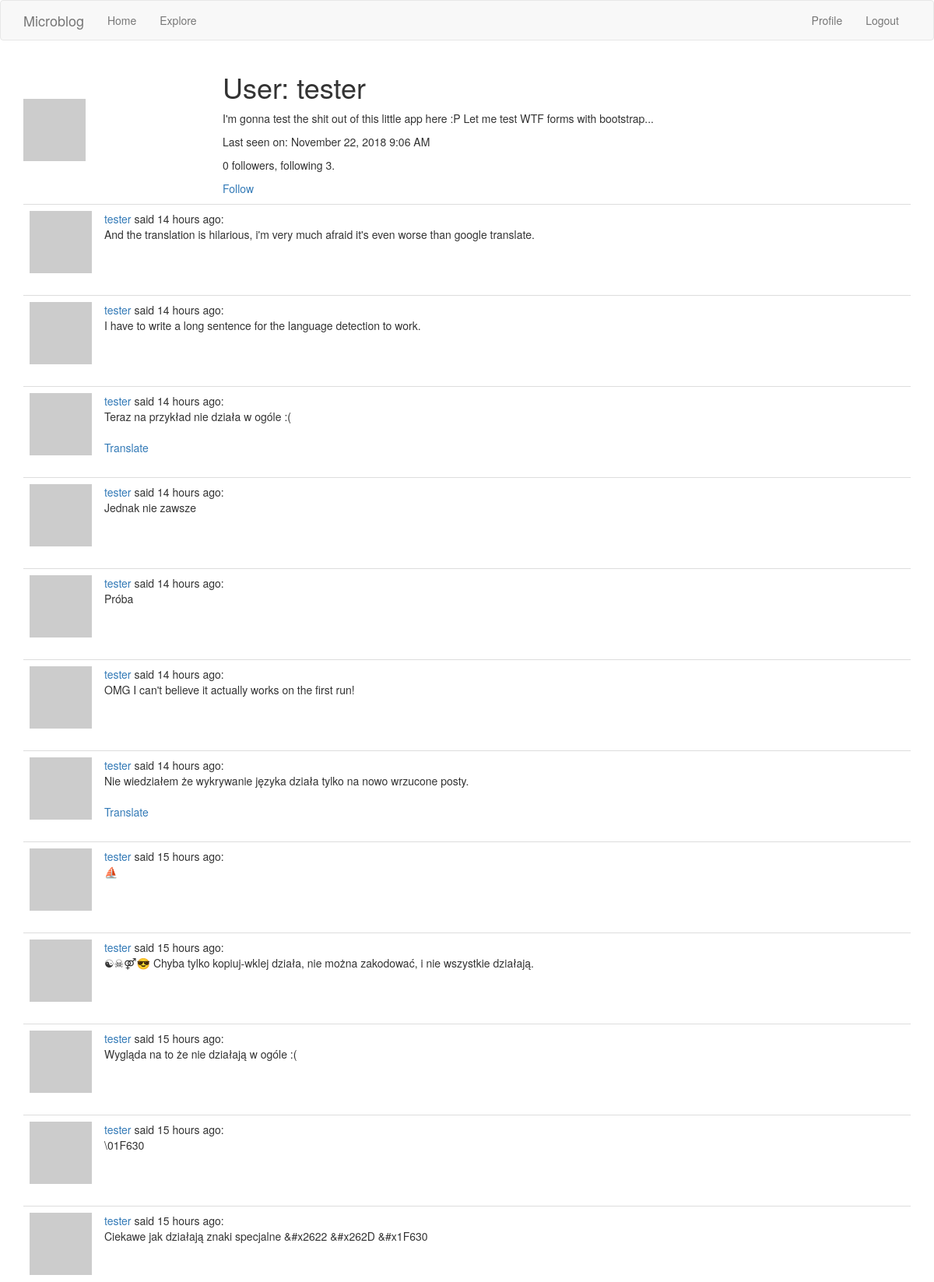
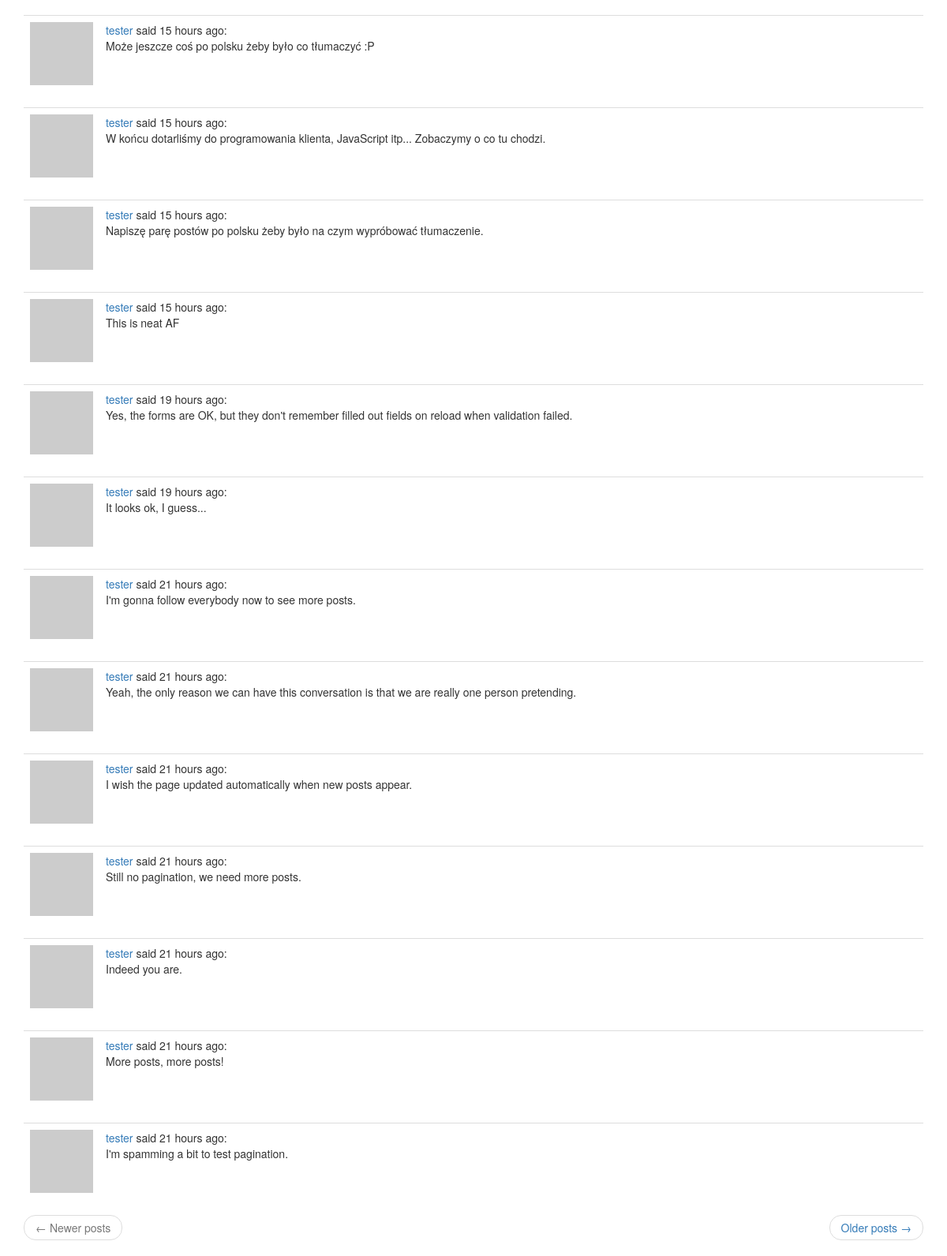
/user/tester (signed in), run on an earlier commit of the app's database (2 pictures, top to bottom).
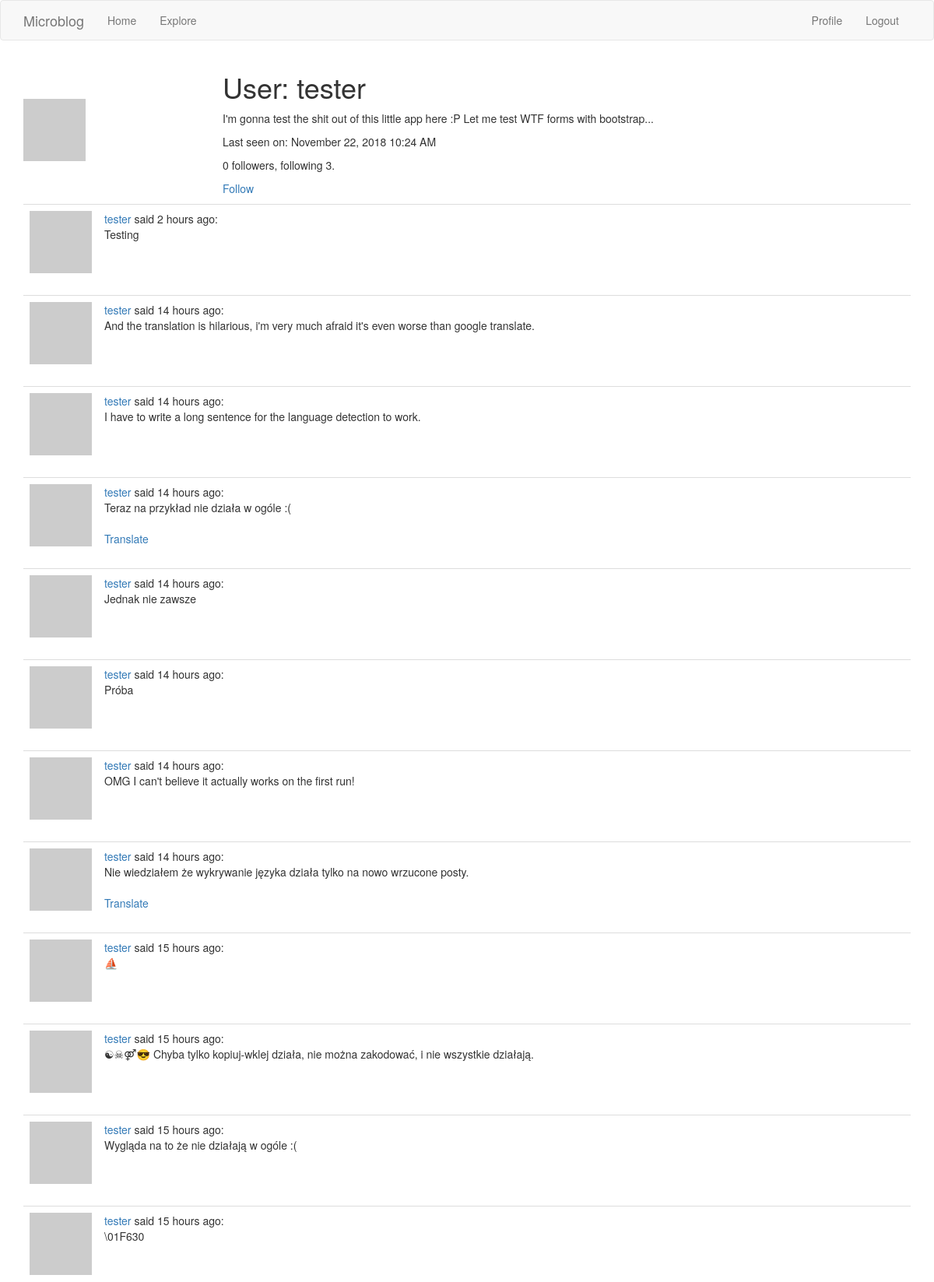
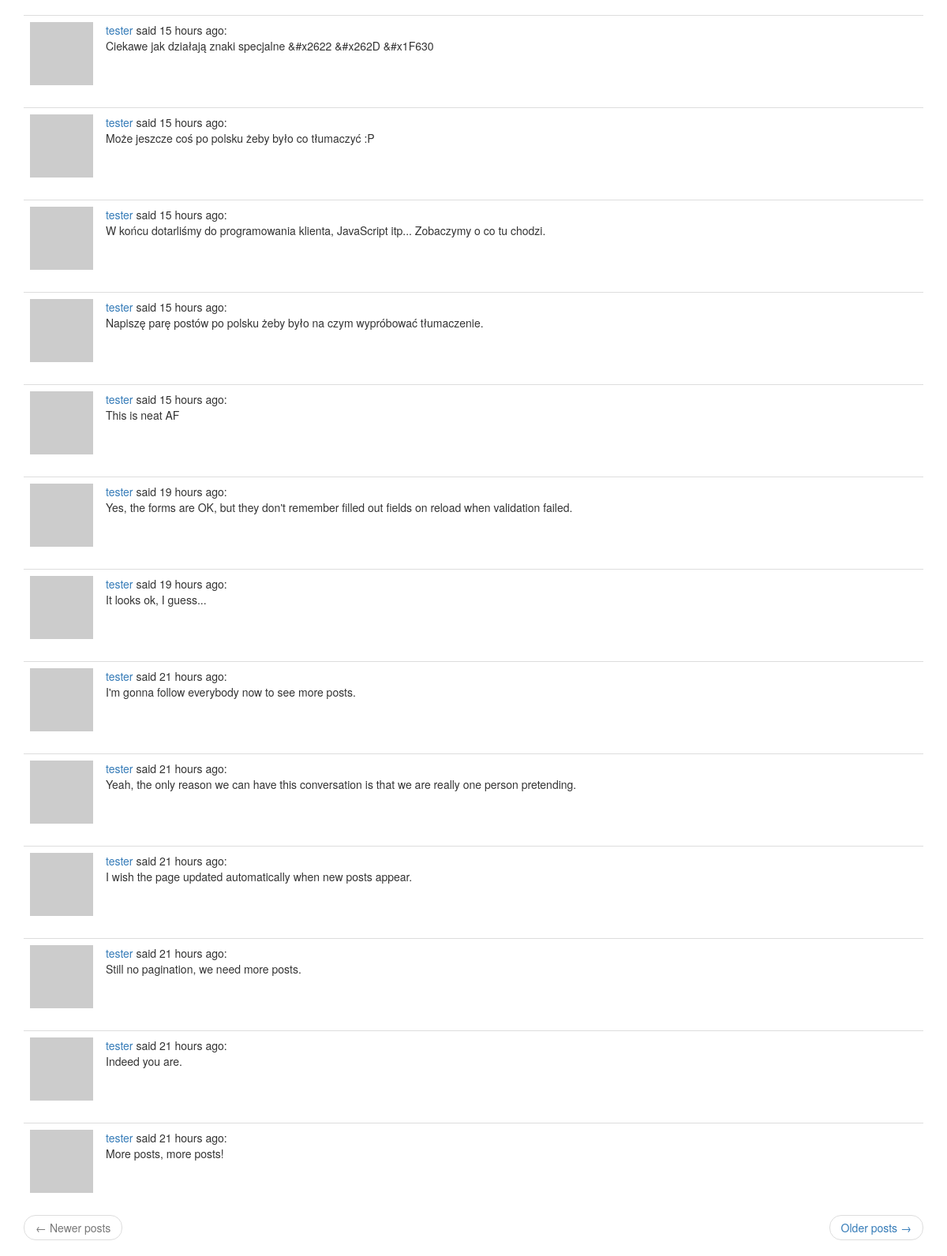
And on a later commit of the database (2 pictures, top to bottom).
### app/models.py (models this page shows, shortened)
class User(UserMixin, db.Model):
    id = db.Column(db.Integer, primary_key=True)
    username = db.Column(db.String(64), index=True, unique=True)
    email = db.Column(db.String(120), index=True, unique=True)
    password_hash = db.Column(db.String(128))
    about_me = db.Column(db.String(140))
    last_seen = db.Column(db.DateTime, default=datetime.utcnow)
    posts = db.relationship('Post', backref='author', lazy='dynamic')
    followed = db.relationship(
        'User', secondary=followers,
        primaryjoin=(followers.c.follower_id == id),
        secondaryjoin=(followers.c.followed_id == id),
        backref=db.backref('followers', lazy='dynamic'), lazy='dynamic')
    def avatar(self, size):
        digest = md5(self.email.lower().encode('utf-8')).hexdigest()
        return 'https://www.gravatar.com/avatar/{}?d=retro&s={}'.format(
            digest, size)
    def is_following(self, user):
        return self.followed.filter(
            followers.c.followed_id == user.id).count() > 0

class Post(db.Model):
    id = db.Column(db.Integer, primary_key=True)
    body = db.Column(db.String(140))
    timestamp = db.Column(db.DateTime, index=True, default=datetime.utcnow)
    user_id = db.Column(db.Integer, db.ForeignKey('user.id'))
    language = db.Column(db.String(5))

### app/main/routes.py (the view)
@bp.route('/user/<username>')
@login_required
def user(username):
    user = User.query.filter_by(username=username).first_or_404()
    page = request.args.get('page', 1, type=int)
    posts = user.posts.order_by(Post.timestamp.desc()).paginate(
        page, current_app.config['POSTS_PER_PAGE'], False)
    next_url = url_for('main.user', username=user.username, page=posts.next_num) \
        if posts.has_next else None
    prev_url = url_for('main.user', username=user.username, page=posts.prev_num) \
        if posts.has_prev else None
    return render_template('user.html', user=user, posts=posts.items,
                           prev_url=prev_url, next_url=next_url)

### app/main/routes.py (called while the page is built)
@bp.before_app_request
def before_request():
    if current_user.is_authenticated:
        current_user.last_seen = datetime.utcnow()
        db.session.commit()
    g.locale = str(get_locale())

### app/models.py (called while the page is built)
@login.user_loader
def load_user(id):
    return User.query.get(int(id))

### app/main/templates/user.html
{% extends "base.html" %}
{% block app_content %}
  <table class="tabe table-hover">
    <tr>
      <td width="256px"><img src="{{ user.avatar(256) }}"></td>
      <td>
        <h1>{{ _('User:') }} {{ user.username }}</h1>
        {% if user.about_me %}
          <p>{{ user.about_me }}</p>
        {% endif %}
        {% if user.last_seen %}
          <p>{{ _('Last seen on:') }} {{ moment(user.last_seen).format('LLL') }}</p>
        {% endif %}
        <p>{{ user.followers.count() }} {{ _('followers, following') }} {{ user.followed.count() }}.</p>
        {% if user == current_user %}
          <p><a href="{{ url_for('main.edit_profile') }}">{{ _('Edit your profile') }}</a></p>
        {% elif not current_user.is_following(user) %}
          <p><a href="{{ url_for('main.follow', username=user.username) }}">{{ _('Follow') }}</a></p>
        {% else %}
          <p><a href="{{ url_for('main.unfollow', username=user.username) }}">{{ _('Unfollow') }}</a></p>
        {% endif %}
      </td>
    </tr>
  </table>
  {% for post in posts %}
    {% include '_post.html' %}
  {% endfor %}
  {% include '_page_nav.html' %}
{% endblock %}

### app/main/templates/_post.html
<table class="table table-hover">
  <tr>
    <td width="40px"><img src="{{ post.author.avatar(40) }}"></td>
    <td>
      <a href="{{ url_for('main.user', username=post.author.username) }}">
        {{ post.author.username }}
      </a>
      {{ _('said') }} {{ moment(post.timestamp).fromNow() }}:
      <br>
      <span id="post{{ post.id }}">{{ post.body }}</span>
      {% if post.language and post.language != g.locale %}
        <br><br>
        <span id="translation{{ post.id }}">
          <a href="javascript:translate(
                                '#post{{ post.id }}',
                                '#translation{{ post.id }}',
                                '{{ post.language }}',
                                '{{ g.locale }}');">{{ _('Translate') }}</a>
        </span>
      {% endif %}
    </td>
  </tr>
</table>

What changed in the data, as far as the page shows it:
no longer on this page (row unchanged): Post: author.username "tester", timestamp "21 hours ago", body "I'm spamming a bit to test pagination."
changed User "tester": last_seen "November 22, 2018 9:06 AM" → "November 22, 2018 10:24 AM"
added Post: author.username "tester", timestamp "2 hours ago", body "Testing"
